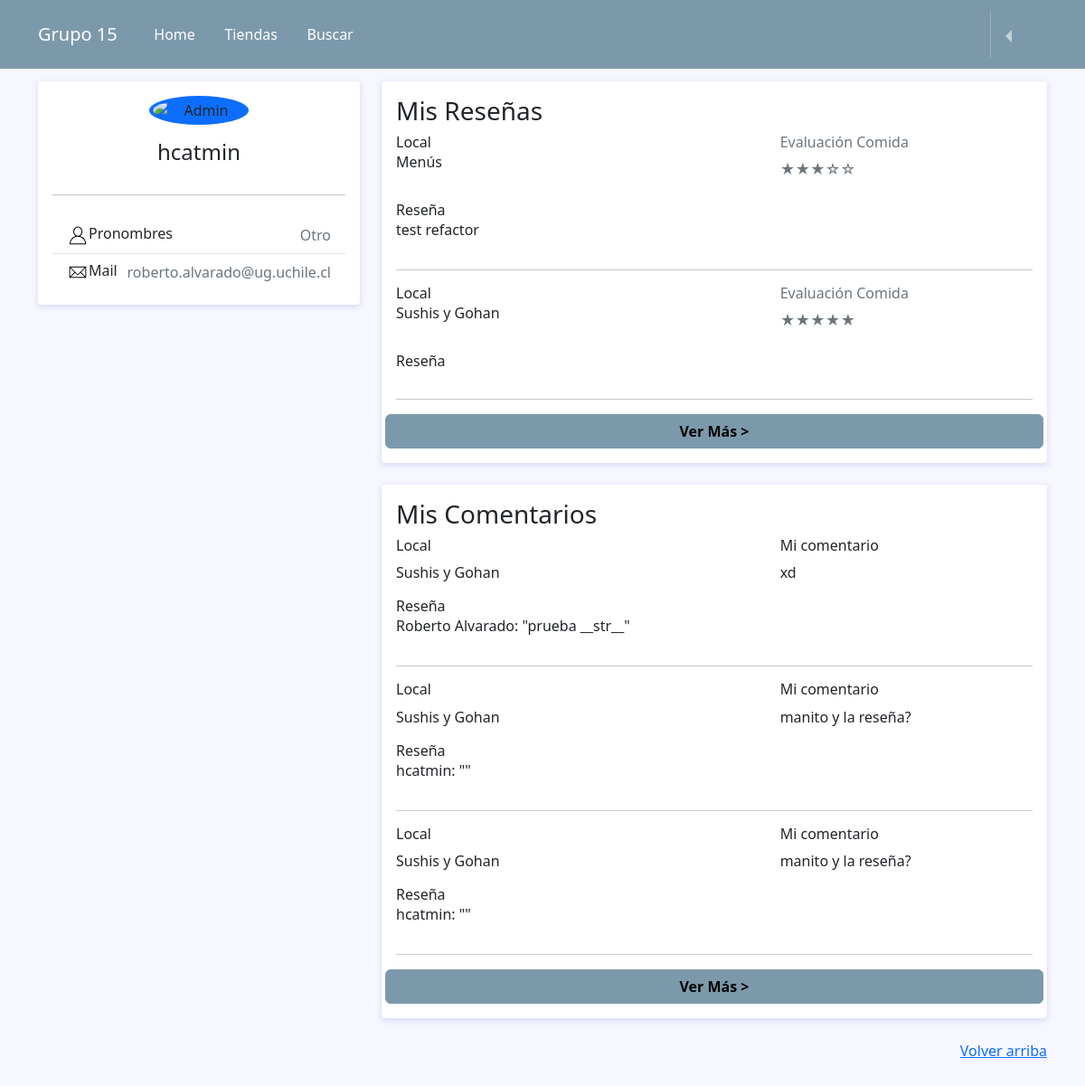
The app's page /profile/ (signed in), older data.
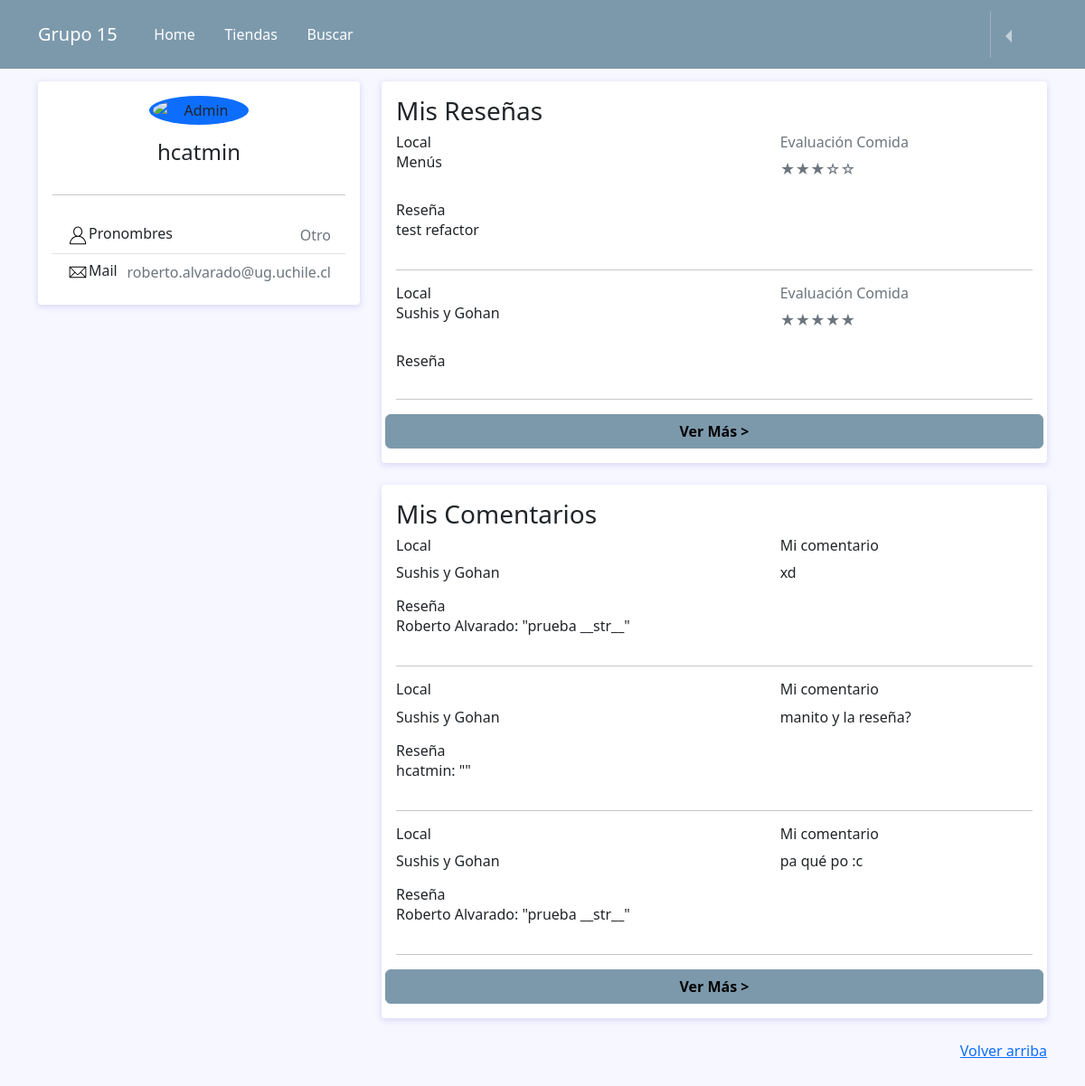
The same page, newer data.
### reviews/models.py (models this page shows, shortened)
class Evaluacion(models.Model):
    usuario = models.ForeignKey(User, on_delete=models.CASCADE)
    local_comida = models.ForeignKey(Puesto_de_comida, related_name='evaluaciones', on_delete=models.CASCADE)
    detalle = models.TextField(blank=True)
    calificacion_comida = models.IntegerField()
    calificacion_precio = models.IntegerField()
    calificacion_presentacion = models.IntegerField()
    fecha = models.DateTimeField(auto_now_add=True)
    usuario_dio_like = models.ManyToManyField(User, related_name='like_reviews', blank=True)
    usuario_dio_dislike = models.ManyToManyField(User, related_name='dislike_reviews', blank=True)

class Puesto_de_comida(models.Model):
    nombre = models.CharField(max_length=200)
    dueño = models.CharField(max_length=200, blank=True)
    FotoLocal = models.ImageField(upload_to='Fotos_locales/', null=True, blank=True)
    def __str__(self):
        return self.nombre

class Comentario(models.Model):
    evaluacion = models.ForeignKey(Evaluacion, related_name='calificaciones', on_delete=models.CASCADE)
    comentarista = models.ForeignKey(User, on_delete=models.CASCADE)
    comentario = models.TextField(blank=False)
    es_util = models.BooleanField(default=False)
    like_comentario = models.IntegerField(default=0)
    dislike_comentario = models.IntegerField(default=0)
    fechacomentario = models.DateTimeField(auto_now_add=True)

class User(AbstractUser):
  pronombres = [('La','La'),('El','El'), ('Le','Le'),('Otro','Otro')]
  pronombre = models.CharField(max_length=5,choices=pronombres)

### reviews/views.py (the view)
# urls.py: path('profile/', perfil, name="profile"),
@login_required
def perfil(request):
    reviews_usuario = Evaluacion.objects.filter(usuario_id = request.user)
    comentarios_usuario = Comentario.objects.filter(comentarista = request.user)
    return render(request, "perfil.html", {"reviews_usuario" : reviews_usuario, "comentarios_usuario" : comentarios_usuario})

### templates/perfil.html (shortened to what the changed rows need)
{% extends 'base.html' %}
{% load static %}
{% block content %}
<head>
  <link rel="stylesheet">
  <link href="https://cdnjs.cloudflare.com/ajax/libs/font-awesome/5.11.2/css/all.min.css" rel="stylesheet">
  <link rel="stylesheet" href="{% static 'css/perfil.css' %}">
</head>
{% if request.user.is_authenticated %}
<div class="container">
  <div class="main-body">
    <div class="row">
      <div class="col-lg-8">
        <div class="card">
          <div class="card-body">
          <h3>Mis Reseñas</h3>
          {% for review in reviews_usuario|slice:":3" %}
            <div class="row mb-3">
              <div class="col-sm-7">
                <h6 class="mb-0">Local</h6>
                <p>{{review.local_comida}}</p>
              </div>
              <div class="col-sm-5 text-secondary">
                <h6>Evaluación Comida</h6>
                    {% if review.calificacion_comida == 3 %}
                      <span>★★★☆☆</span>
                    {% endif %}
                    {% if review.calificacion_comida == 5 %}
                      <span>★★★★★</span>
                    {% endif %}
              </div>
            </div>
            <div class="row mb-7">
              <div class="col-sm-10">
                <h6 class="mb-0">Reseña</h6>
                <p>{{review.detalle}}</p>
              </div>
            </div>
            <hr>
          {% empty %}
          <h6>No has realizado reseñas</h6>
          {% endfor %}
            <div class="row">
              <button class="btn see-more" id="see-more" data-toggle="modal" data-target="#exampleModal">Ver Más ></button>
            </div>
          </div>
        </div>
        <div class="row">
          <div class="col-sm-12">
            <div class="card">
              <div class="card-body">
                <h3>Mis Comentarios</h3>
              {% for comentario in comentarios_usuario|slice:":3" %}
                <div class="row mb-3">
                  <div class="col-sm-7">
                    <h6 class="d-flex align-items-center">Local</h5>
                    <p>{{comentario.evaluacion.local_comida}}</p>
                  </div>
                  <div class="col-sm-5">
                    <h6>Mi comentario</h6>
                    <p>{{comentario.comentario}}</p>
                  </div>
                  <div class="row mb-7">
                    <div class="col-sm-7">
                      <h6 class="mb-0">Reseña</h6>
                      <p>{{comentario.evaluacion.usuario}}: "{{comentario.evaluacion.detalle}}"</p>
                    </div>
                  </div>
                </div>
                <hr>
              {% empty %}
              <h6>Aun no has realizado comentarios</h6>
              {% endfor %}
                <div class="row">
                  <button class="btn see-more" id="see-more" data-toggle="modal" data-target="#commentsModal">Ver Más ></button>
                </div>
              </div>
            </div>
          </div>
        </div>
      </div>
    </div>
  </div>
</div>
{%endif%}
{% endblock %}

Row changes from the older to the newer data that the page shows:
removed Comentario: evaluacion.local_comida "Sushis y Gohan", comentario "manito y la reseña?", evaluacion.usuario "hcatmin"
now on this page (row unchanged): Comentario: evaluacion.local_comida "Sushis y Gohan", comentario "pa qué po :c", evaluacion.usuario "Roberto Alvarado", evaluacion.detalle "prueba __str__"
